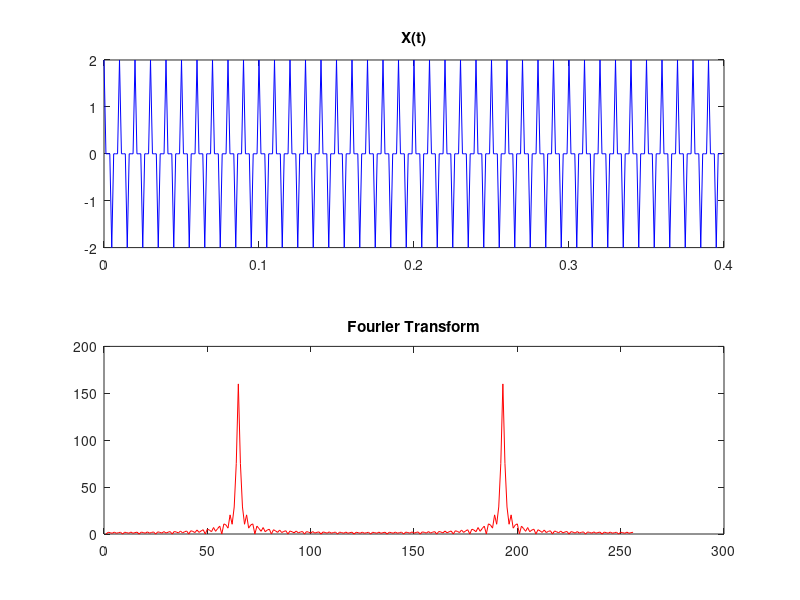

This figure's MATLAB source:
F=800; %Sampling Frequency
Ts=1/F; %Sampling Period
dt=0 : Ts : 0.4-Ts; %Signal Duration

x=cos(2*pi*100*dt) + cos(2*pi*500*dt);
subplot(2, 1, 1);
plot(dt, x, 'b');
title('X(t)');

nfft=length(x); %length of time domain signal
nfft2=2^nextpow2(nfft); %length of signal in power of 2
ff=fft(x, nfft2);
fff=ff(1:nfft2/2);
subplot(2, 1, 2);
plot(abs(fff), 'r');
title('Fourier Transform');

print ('Exp5_1a','-dpdf','-fillpage');
